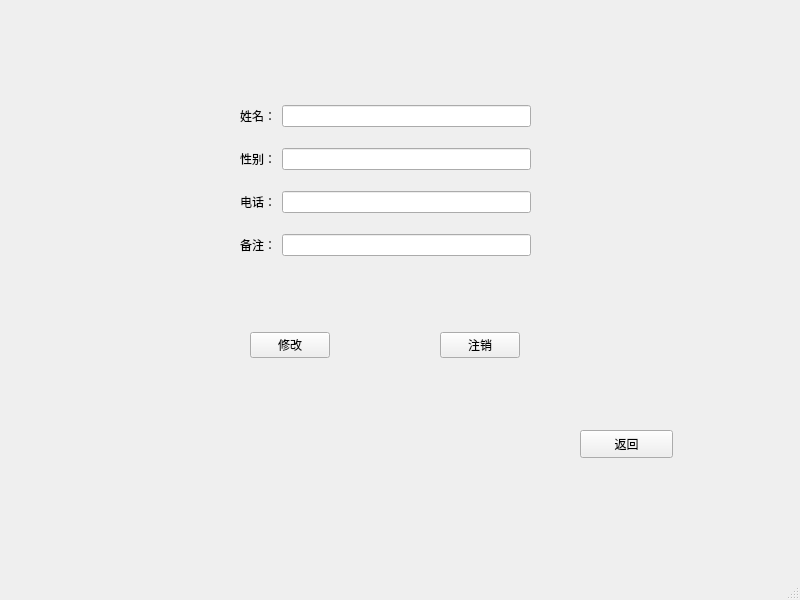
<?xml version="1.0" encoding="UTF-8"?>
<ui version="4.0">
 <class>MainWindow</class>
 <widget class="QMainWindow" name="MainWindow">
  <property name="geometry">
   <rect>
    <x>0</x>
    <y>0</y>
    <width>800</width>
    <height>600</height>
   </rect>
  </property>
  <property name="windowTitle">
   <string>MainWindow</string>
  </property>
  <widget class="QWidget" name="centralwidget">
   <widget class="QPushButton" name="pushButton_3">
    <property name="geometry">
     <rect>
      <x>580</x>
      <y>430</y>
      <width>93</width>
      <height>28</height>
     </rect>
    </property>
    <property name="text">
     <string>返回</string>
    </property>
   </widget>
   <widget class="QWidget" name="layoutWidget">
    <property name="geometry">
     <rect>
      <x>240</x>
      <y>90</y>
      <width>291</width>
      <height>181</height>
     </rect>
    </property>
    <layout class="QGridLayout" name="gridLayout">
     <item row="0" column="0">
      <widget class="QLabel" name="label">
       <property name="text">
        <string>姓名：</string>
       </property>
      </widget>
     </item>
     <item row="0" column="1">
      <widget class="QLineEdit" name="lineEdit"/>
     </item>
     <item row="1" column="0">
      <widget class="QLabel" name="label_2">
       <property name="text">
        <string>性别：</string>
       </property>
      </widget>
     </item>
     <item row="1" column="1">
      <widget class="QLineEdit" name="lineEdit_2"/>
     </item>
     <item row="2" column="0">
      <widget class="QLabel" name="label_3">
       <property name="text">
        <string>电话：</string>
       </property>
      </widget>
     </item>
     <item row="2" column="1">
      <widget class="QLineEdit" name="lineEdit_3"/>
     </item>
     <item row="3" column="0">
      <widget class="QLabel" name="label_4">
       <property name="text">
        <string>备注：</string>
       </property>
      </widget>
     </item>
     <item row="3" column="1">
      <widget class="QLineEdit" name="lineEdit_4"/>
     </item>
    </layout>
   </widget>
   <widget class="QWidget" name="layoutWidget">
    <property name="geometry">
     <rect>
      <x>250</x>
      <y>330</y>
      <width>270</width>
      <height>30</height>
     </rect>
    </property>
    <layout class="QHBoxLayout" name="horizontalLayout">
     <item>
      <widget class="QPushButton" name="pushButton">
       <property name="text">
        <string>修改</string>
       </property>
      </widget>
     </item>
     <item>
      <spacer name="horizontalSpacer">
       <property name="orientation">
        <enum>Qt::Horizontal</enum>
       </property>
       <property name="sizeHint" stdset="0">
        <size>
         <width>68</width>
         <height>20</height>
        </size>
       </property>
      </spacer>
     </item>
     <item>
      <widget class="QPushButton" name="pushButton_2">
       <property name="text">
        <string>注销</string>
       </property>
      </widget>
     </item>
    </layout>
   </widget>
  </widget>
  <widget class="QMenuBar" name="menubar">
   <property name="geometry">
    <rect>
     <x>0</x>
     <y>0</y>
     <width>800</width>
     <height>26</height>
    </rect>
   </property>
  </widget>
  <widget class="QStatusBar" name="statusbar"/>
 </widget>
 <resources/>
 <connections/>
</ui>
